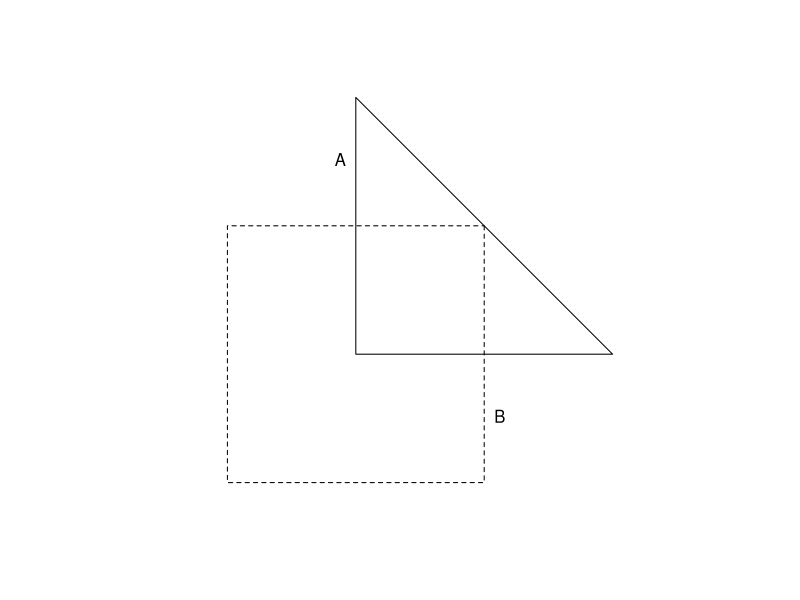
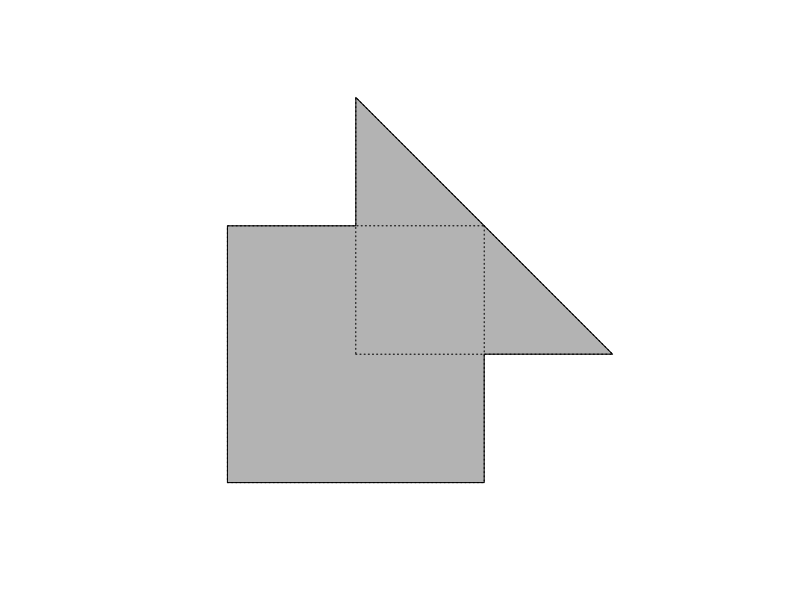
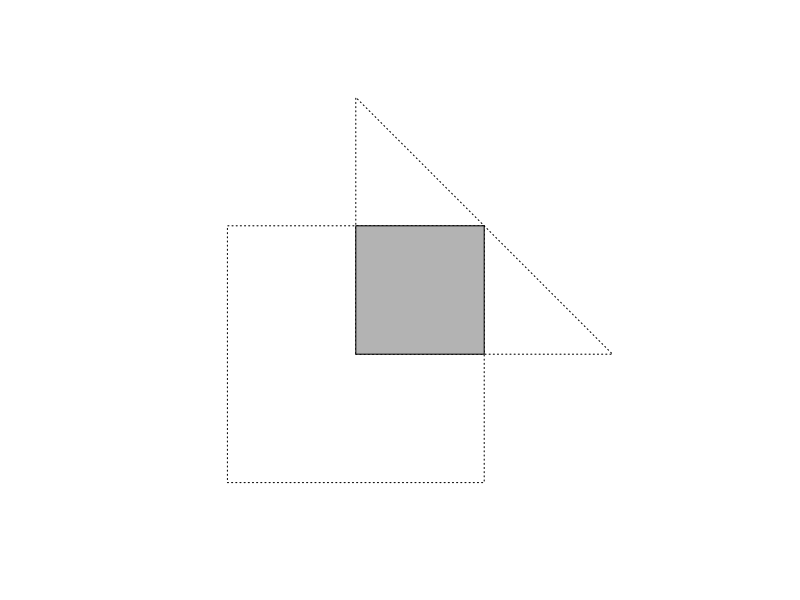
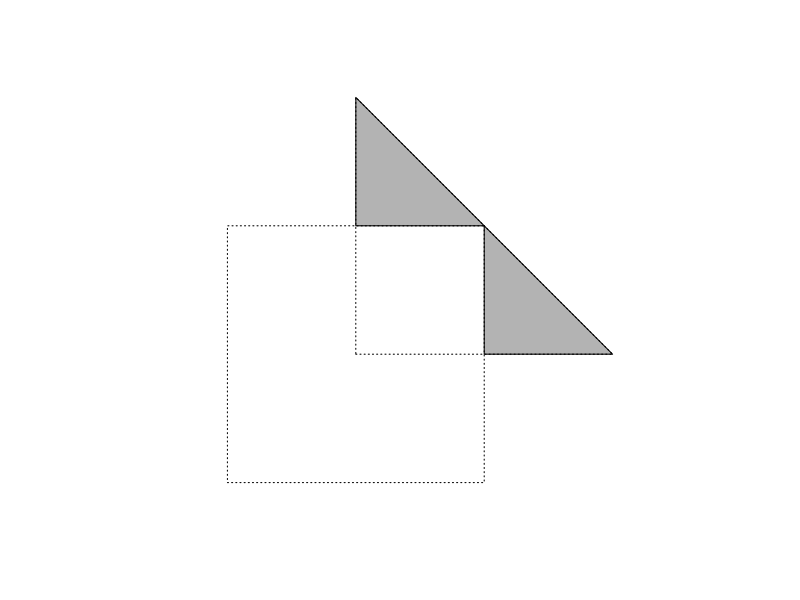
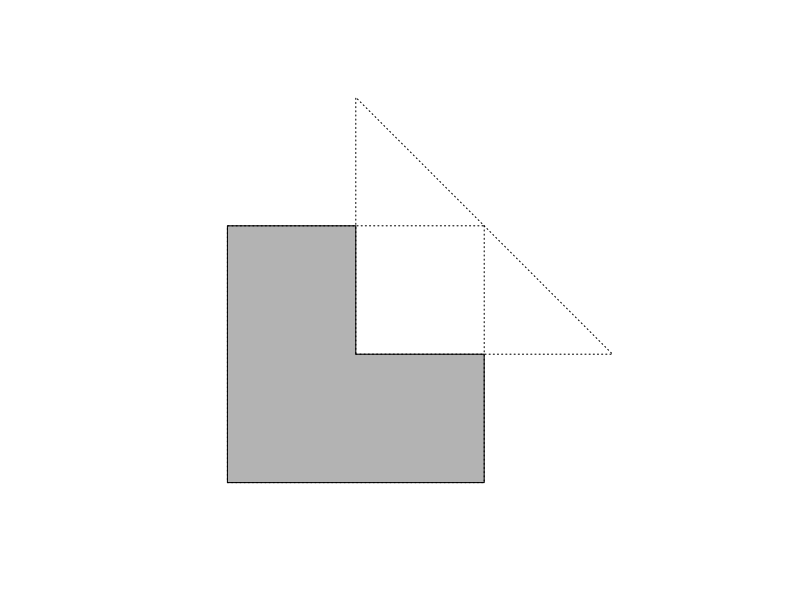
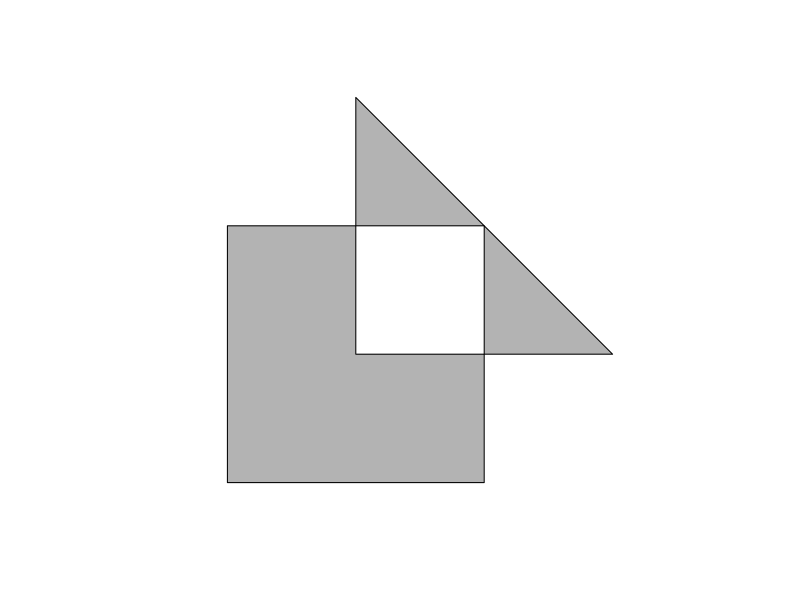

Here is the R script that generated these plots, in order:
#' # Unions and intersections (of artificial geometric objects)

#' The following makes use of the *sf* package. You may need to install it from
#' [CRAN](https://cran.r-project.org/package=sf) using the code
#' `install.packages("sf")` if you want to run this on your computer. (The
#' package is already installed on the notebook container, however.)

#+ slideshow={'slide_type': 'fragment'}
library(sf)

#+ slideshow={'slide_type': 'subslide'}
A <- rbind(
    c(0,0),
    c(2,0),
    c(0,2),
    c(0,0)
)
A <- st_polygon(list(A))
B <- rbind(
    c( 1, 1),
    c( 1,-1),
    c(-1,-1),
    c(-1, 1),
    c( 1, 1)
)
B <- st_polygon(list(B))

#+ slideshow={'slide_type': 'subslide'}
A

#+ slideshow={'slide_type': 'fragment'}
B

#+ slideshow={'slide_type': 'subslide'}
plot(A,xlim=c(-1,2),ylim=c(-1,2))
plot(B,lty=2,add=TRUE)
text(0,1.5,"A",pos=2)
text(1,-.5,"B",pos=4)
text(.5,-1.5,"Two shapes A and B",pos=1)

#+ slideshow={'slide_type': 'subslide'}
plot(st_union(A,B),col="gray70",xlim=c(-1,2),ylim=c(-1,2))
plot(A,lty=3,add=TRUE)
plot(B,lty=3,add=TRUE)
text(.5,-1.5,"st_union(A,B)",pos=1)

#+ slideshow={'slide_type': 'subslide'}
plot(A,lty=3,xlim=c(-1,2),ylim=c(-1,2))
plot(B,lty=3,add=TRUE)
plot(st_intersection(A,B),add=TRUE,col="gray70")
text(.5,-1.5,"st_intersection(A,B)",pos=1)

#+ slideshow={'slide_type': 'subslide'}
plot(st_difference(A,B),col="gray70",,xlim=c(-1,2),ylim=c(-1,2))
plot(A,lty=3,add=TRUE)
plot(B,lty=3,add=TRUE)
text(.5,-1.5,"st_difference(A,B)",pos=1)

#+ slideshow={'slide_type': 'subslide'}
plot(st_difference(B,A),col="gray70",,xlim=c(-1,2),ylim=c(-1,2))
plot(A,lty=3,add=TRUE)
plot(B,lty=3,add=TRUE)
text(.5,-1.5,"st_difference(B,A)",pos=1)

#+ slideshow={'slide_type': 'subslide'}
plot(st_sym_difference(A,B),col="gray70",,xlim=c(-1,2),ylim=c(-1,2))
text(.5,-1.5,"st_sym_difference(A,B)",pos=1)
